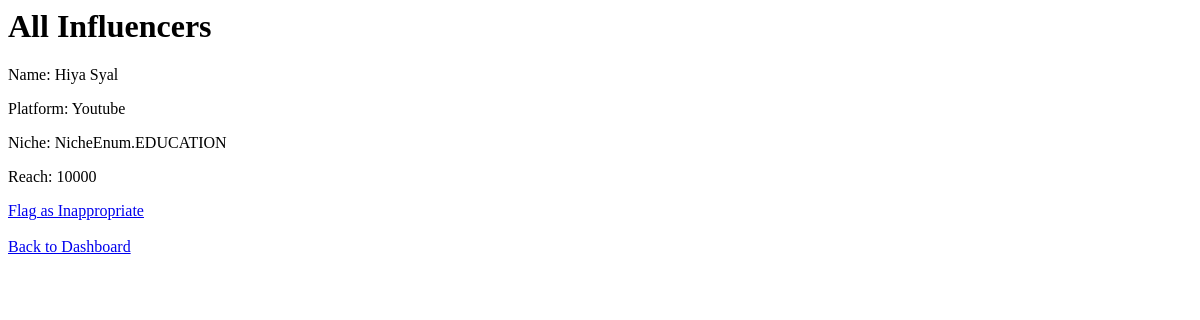
Before: /admin/view_influencers (signed in) with the older database file.
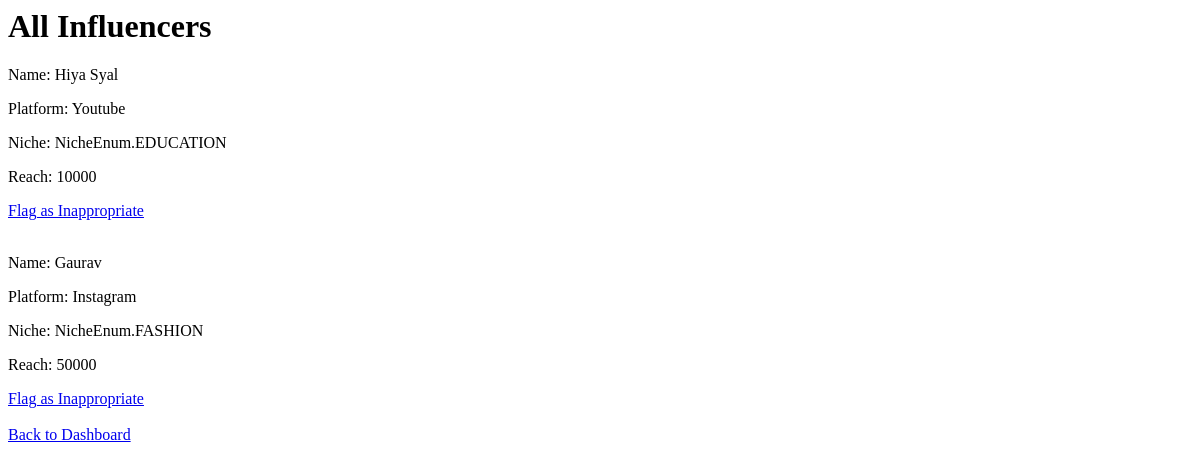
After: the same page with the newer database file.
### models.py (models this page shows, shortened)
class User(db.Model,UserMixin):
    __tablename__ = 'user'
    id = Column(Integer, primary_key=True)
    username = Column(String(32), unique=True)
    passhash = Column(String(256), nullable=False)
    name = Column(String(64), nullable=True)
    flagged = Column(Boolean, default=False)
    user_type = Column(String(50),nullable=False,default='user')
    __mapper_args__ = {
        'polymorphic_identity': 'user',
        'polymorphic_on': user_type
    }

class Influencer(User):
    __tablename__ = 'influencer'
    id = Column(Integer, ForeignKey('user.id'), primary_key=True)
    influencer_type = Column(Enum('influencer', name='influencer_type_enum'), nullable=False)
    platform = Column(Enum('Youtube', 'Instagram', 'Facebook', 'Linkedin', name='platform_enum'), nullable=False)
    niche = Column(Enum(NicheEnum), nullable=False)
    reach = Column(Integer, nullable=True)
    followers = db.Column(db.Integer, nullable=True)
    __mapper_args__ = {
        'polymorphic_identity': 'influencer',
        'polymorphic_on': influencer_type
    }
    influencer_ad_requests = relationship('AdRequest', backref='influencer_relation', overlaps="influencer_ad_requests,influencer_relation")

class User(db.Model,UserMixin):
    __tablename__ = 'user'
    id = Column(Integer, primary_key=True)
    username = Column(String(32), unique=True)
    passhash = Column(String(256), nullable=False)
    name = Column(String(64), nullable=True)
    flagged = Column(Boolean, default=False)
    user_type = Column(String(50),nullable=False,default='user')
    __mapper_args__ = {
        'polymorphic_identity': 'user',
        'polymorphic_on': user_type
    }

### routes.py (the view)
@app.route('/admin/view_influencers')
@auth_required
def admin_view_influencers():
    influencers = User.query.filter(User.user_type == 'influencer', User.flagged.is_(False)).all()
    return render_template('admin_view_influencers.html',influencers=influencers)

### app.py (called while the page is built)
@login_manager.user_loader
def load_user(user_id):
    return User.query.get(int(user_id))

### routes.py (called while the page is built)
def auth_required(func):
    @wraps(func)
    def inner(*args,**kwargs):
        if 'user_id' in session:
            return func(*args,**kwargs)
        else:
           flash('Kindly login first.')
           return redirect(url_for('login'))
    return inner

### templates/admin_view_influencers.html
{% block content %}
<div class="container">
    <h1 class="display-4">All Influencers</h1>
    {% if influencers %}
        {% for influencer in influencers %}
        <div class="card mb-3">
            <div class="card-body">
                <p>Name: {{ influencer.name }}</p>
                <p>Platform: {{ influencer.platform }}</p>
                <p>Niche: {{ influencer.niche }}</p>
                <p>Reach: {{ influencer.reach }}</p>
                <a href="{{ url_for('flag_influencer', influencer_id=influencer.id) }}" class="btn btn-warning">Flag as Inappropriate</a><br><br>
            </div>
        </div>
        {% endfor %}
    {% else %}
        <p>No influencers found.</p>
    {% endif %}
    <a href="{{url_for('admin_dashboard')}}" class="btn btn-primary">Back to Dashboard</a><br><br>
</div>
{% endblock %}

Changed rows visible on the page:
added Influencer: name "Gaurav", platform "Instagram", niche "NicheEnum.FASHION", reach "50000"
